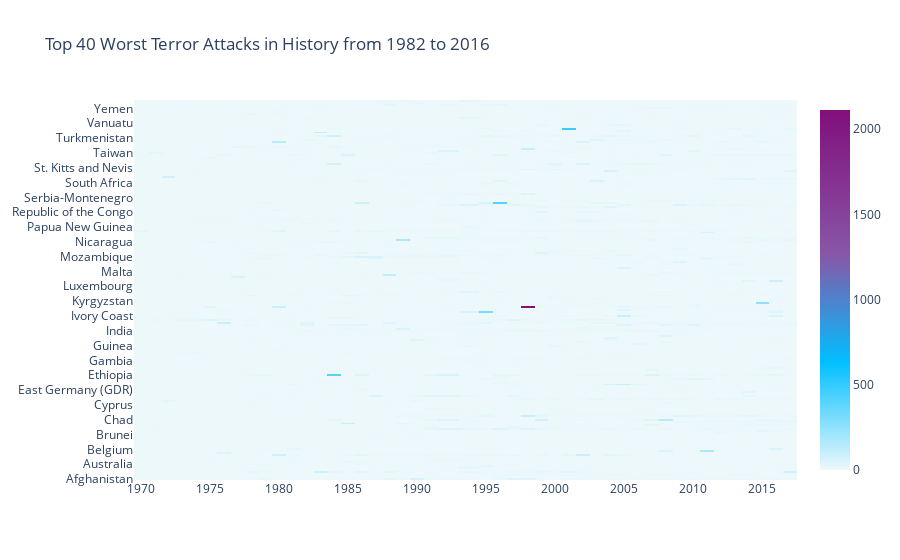

Notebook code cell kept with this figure:
### Markdown cell above
## ***Terrorist acts in the Middle East and northern Africa countries like Iraq have been seen to have lethal repurcussions. The Middle East and North Africa are seen to be the places of the most serious terrorist attacks. In addition, even though there is a perception that Muslims are supporters of terrorism, Muslims are the ones most damaged by these terrorist attacks. If you look at the graphics, it appears that Iraq, Afghanistan and Pakistan are the most damaged countries. All of these countries are Muslim countries.***

### Code cell


### Figure 1 — Plotly figure (JSON) as saved in the notebook; plotly's stock layout.template omitted (floating-point values rounded to 4 significant figures; data arrays with more than 128 entries replaced by an {"elided": "..."} marker saying what was removed)
{"data": [{"colorscale": [[0, "#edf8fb"], [0.3, "#00BFFF"], [0.6, "#8856a7"], [1, "#810f7c"]], "x": [1970, 1971, 1972, 1973, 1974, 1975, 1976, 1977, 1978, 1979, 1980, 1981, 1982, 1983, 1984, 1985, 1986, 1987, 1988, 1989, 1990, 1991, 1992, 1994, 1995, 1996, 1997, 1998, 1999, 2000, 2001, 2002, 2003, 2004, 2005, 2006, 2007, 2008, 2009, 2010, 2011, 2012, 2013, 2014, 2015, 2016, 2017], "y": {"elided": "205 str values"}, "z": {"elided": "205x47 float values"}, "type": "heatmap"}], "layout": {"title": {"text": "Top 40 Worst Terror Attacks in History from 1982 to 2016"}, "xaxis": {"nticks": 20, "ticks": ""}, "yaxis": {"ticks": ""}}}
